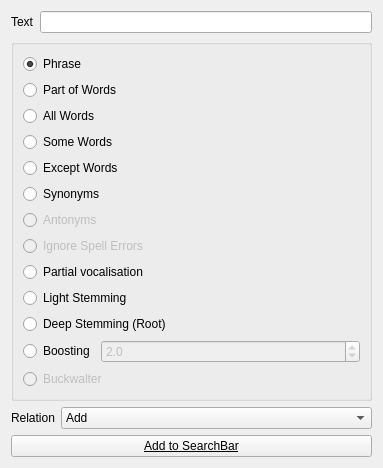
       <widget class="QWidget" name="page_2">
        <property name="geometry">
         <rect>
          <x>0</x>
          <y>0</y>
          <width>383</width>
          <height>444</height>
         </rect>
        </property>
        <attribute name="label">
         <string>Advanced Search</string>
        </attribute>
        <layout class="QVBoxLayout" name="verticalLayout_7">
         <item>
          <layout class="QHBoxLayout" name="horizontalLayout_6">
           <property name="sizeConstraint">
            <enum>QLayout::SetMaximumSize</enum>
           </property>
           <item>
            <widget class="QLabel" name="label_4">
             <property name="text">
              <string>Text</string>
             </property>
             <property name="buddy">
              <cstring>o_feature_text</cstring>
             </property>
            </widget>
           </item>
           <item>
            <widget class="QLineEdit" name="o_feature_text">
             <property name="layoutDirection">
              <enum>Qt::RightToLeft</enum>
             </property>
            </widget>
           </item>
          </layout>
         </item>
         <item>
          <widget class="QGroupBox" name="groupBox_3">
           <property name="title">
            <string/>
           </property>
           <property name="checkable">
            <bool>false</bool>
           </property>
           <layout class="QVBoxLayout" name="verticalLayout_14">
            <item>
             <widget class="QRadioButton" name="o_phrase">
              <property name="text">
               <string>Phrase</string>
              </property>
              <property name="checked">
               <bool>true</bool>
              </property>
             </widget>
            </item>
            <item>
             <widget class="QRadioButton" name="o_partofword">
              <property name="text">
               <string>Part of Words</string>
              </property>
             </widget>
            </item>
            <item>
             <widget class="QRadioButton" name="o_allwords">
              <property name="text">
               <string>All Words</string>
              </property>
             </widget>
            </item>
            <item>
             <widget class="QRadioButton" name="o_somewords">
              <property name="text">
               <string>Some Words</string>
              </property>
             </widget>
            </item>
            <item>
             <widget class="QRadioButton" name="o_nowords">
              <property name="text">
               <string>Except Words</string>
              </property>
             </widget>
            </item>
            <item>
             <widget class="QRadioButton" name="o_synonyms">
              <property name="enabled">
               <bool>true</bool>
              </property>
              <property name="text">
               <string>Synonyms</string>
              </property>
              <property name="checkable">
               <bool>true</bool>
              </property>
             </widget>
            </item>
            <item>
             <widget class="QRadioButton" name="o_antonyms">
              <property name="enabled">
               <bool>false</bool>
              </property>
              <property name="text">
               <string>Antonyms</string>
              </property>
             </widget>
            </item>
            <item>
             <widget class="QRadioButton" name="o_orthograph">
              <property name="enabled">
               <bool>false</bool>
              </property>
              <property name="text">
               <string>Ignore Spell Errors</string>
              </property>
             </widget>
            </item>
            <item>
             <widget class="QRadioButton" name="o_vocalization">
              <property name="enabled">
               <bool>true</bool>
              </property>
              <property name="text">
               <string>Partial vocalisation</string>
              </property>
             </widget>
            </item>
            <item>
             <widget class="QRadioButton" name="o_derivation_light">
              <property name="enabled">
               <bool>true</bool>
              </property>
              <property name="text">
               <string>Light Stemming</string>
              </property>
             </widget>
            </item>
            <item>
             <widget class="QRadioButton" name="o_derivation_deep">
              <property name="enabled">
               <bool>true</bool>
              </property>
              <property name="text">
               <string>Deep Stemming (Root)</string>
              </property>
             </widget>
            </item>
            <item>
             <layout class="QHBoxLayout" name="horizontalLayout_3">
              <item>
               <widget class="QRadioButton" name="o_boost">
                <property name="sizePolicy">
                 <sizepolicy hsizetype="Fixed" vsizetype="Fixed">
                  <horstretch>0</horstretch>
                  <verstretch>0</verstretch>
                 </sizepolicy>
                </property>
                <property name="text">
                 <string>Boosting</string>
                </property>
               </widget>
              </item>
              <item>
               <widget class="QDoubleSpinBox" name="doubleSpinBox">
                <property name="enabled">
                 <bool>false</bool>
                </property>
                <property name="decimals">
                 <number>1</number>
                </property>
                <property name="singleStep">
                 <double>0.100000000000000</double>
                </property>
                <property name="value">
                 <double>2.000000000000000</double>
                </property>
               </widget>
              </item>
             </layout>
            </item>
            <item>
             <widget class="QRadioButton" name="o_buckwalter">
              <property name="enabled">
               <bool>false</bool>
              </property>
              <property name="text">
               <string>Buckwalter</string>
              </property>
             </widget>
            </item>
           </layout>
          </widget>
         </item>
         <item>
          <spacer name="verticalSpacer_8">
           <property name="orientation">
            <enum>Qt::Vertical</enum>
           </property>
           <property name="sizeHint" stdset="0">
            <size>
             <width>20</width>
             <height>40</height>
            </size>
           </property>
          </spacer>
         </item>
         <item>
          <layout class="QHBoxLayout" name="horizontalLayout_20">
           <item>
            <widget class="QLabel" name="label_10">
             <property name="sizePolicy">
              <sizepolicy hsizetype="Fixed" vsizetype="Preferred">
               <horstretch>0</horstretch>
               <verstretch>0</verstretch>
              </sizepolicy>
             </property>
             <property name="text">
              <string>Relation</string>
             </property>
            </widget>
           </item>
           <item>
            <widget class="QComboBox" name="o_relation_advanced">
             <item>
              <property name="text">
               <string>Add</string>
              </property>
             </item>
             <item>
              <property name="text">
               <string>Replace</string>
              </property>
             </item>
             <item>
              <property name="text">
               <string>Conjuction (AND)</string>
              </property>
             </item>
             <item>
              <property name="text">
               <string>(OR)</string>
              </property>
             </item>
             <item>
              <property name="text">
               <string>Exception (ANDNOT)</string>
              </property>
             </item>
            </widget>
           </item>
          </layout>
         </item>
         <item>
          <widget class="QPushButton" name="o_add2query_advanced">
           <property name="font">
            <font>
             <weight>50</weight>
             <bold>false</bold>
             <underline>true</underline>
             <strikeout>false</strikeout>
             <kerning>false</kerning>
            </font>
           </property>
           <property name="cursor">
            <cursorShape>PointingHandCursor</cursorShape>
           </property>
           <property name="text">
            <string>Add to SearchBar</string>
           </property>
           <property name="icon">
            <iconset resource="../images/main.qrc">
             <normaloff>:/resources/up-16.png</normaloff>:/resources/up-16.png</iconset>
           </property>
           <property name="checkable">
            <bool>false</bool>
           </property>
           <property name="checked">
            <bool>false</bool>
           </property>
           <property name="autoDefault">
            <bool>false</bool>
           </property>
          </widget>
         </item>
        </layout>
       </widget>
